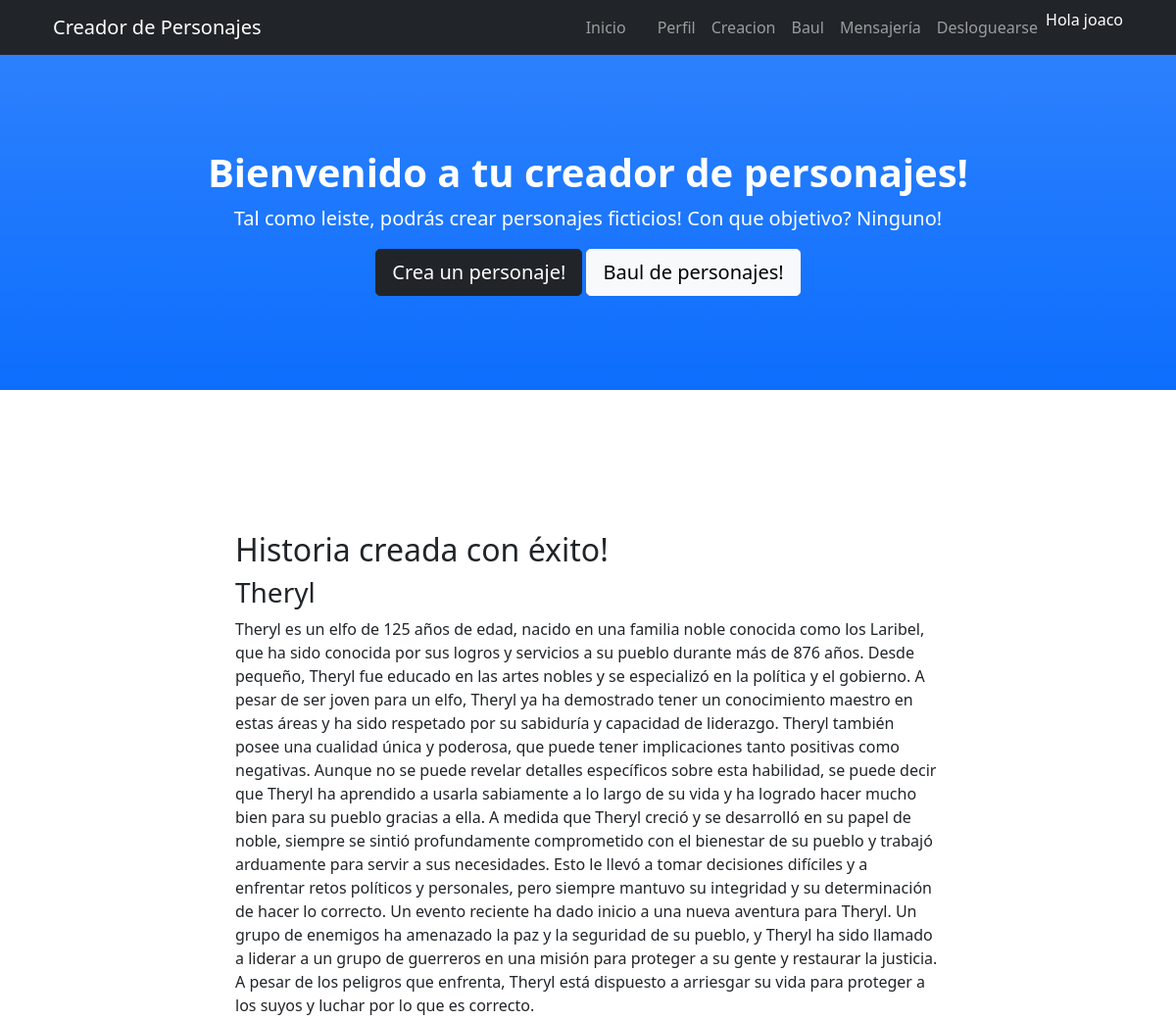
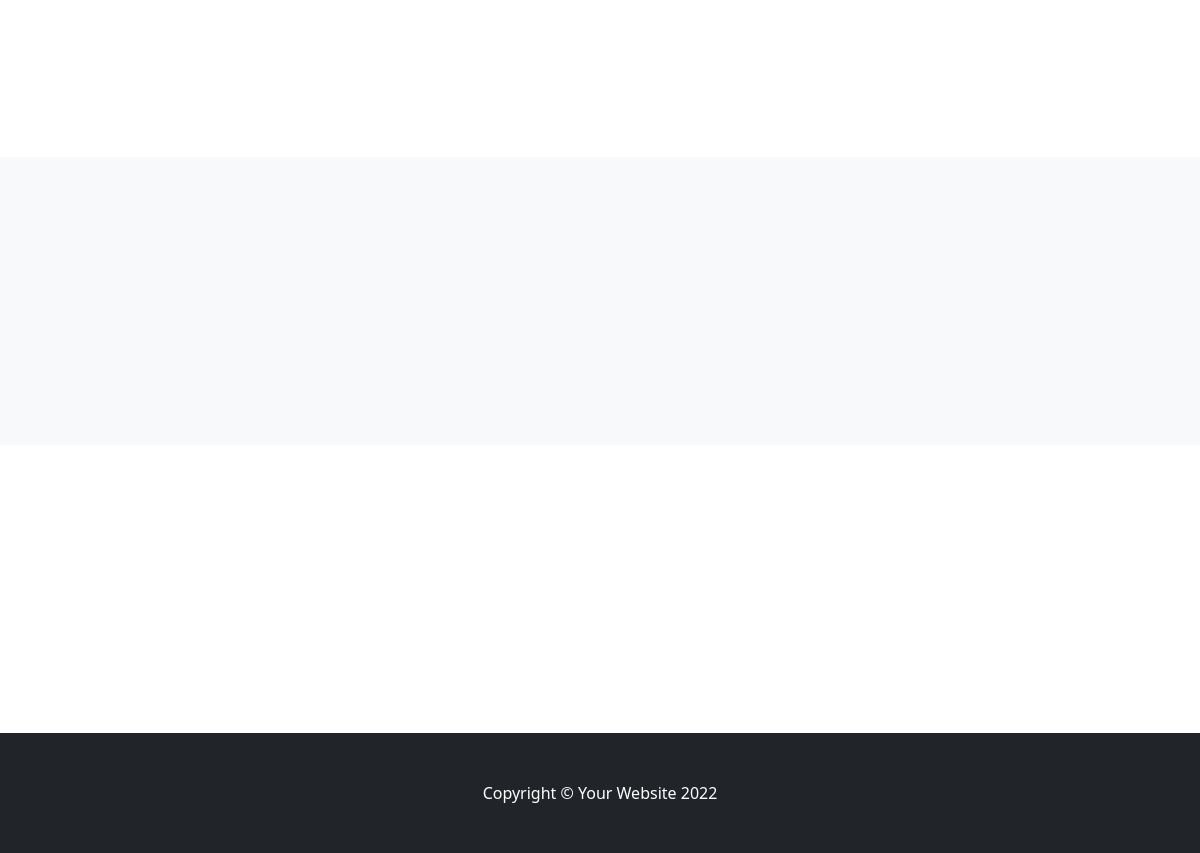
The app's page /PersonajesApp/crearHistoria/6/ (signed in) with its own data (2 pictures, top to bottom).
### PersonajesApp/models.py (models this page shows, shortened)
class DatosPersonaje(models.Model):
    idPersonaje = models.AutoField(primary_key=True)
    nombre=models.CharField(max_length=50)
    raza=models.CharField(max_length=50)
    edad = models.IntegerField()
    altura = models.FloatField()
    peso = models.IntegerField()
    usuario = models.CharField(max_length=50)

class HistoriaPersonaje(models.Model):
    idPersonaje = models.ForeignKey(DatosPersonaje, on_delete=models.CASCADE)
    historia = models.TextField()

### PersonajesApp/views.py (the view, shortened to what this page needs)
# urls.py: path("crearHistoria/<personaje_id>/",crearHistoria, name="crearHistoria"),
@login_required
def crearHistoria(request, personaje_id):
    personaje = DatosPersonaje.objects.get(idPersonaje= personaje_id)
    profesion_id = Relacion_personaje_profesion.objects.get(idPersonaje_id=personaje_id).idProfesion_id
    profesion = DatosProfesion.objects.get(idProfesion = profesion_id)
    familia_id = Relacion_personaje_familia.objects.get(idPersonaje_id=personaje_id).idFamilia_id
    familia = DatosFamilia.objects.get(idFamilia = familia_id)
    nombrePersonaje = personaje.nombre
    aniosPersonaje = personaje.edad
    razaPersonaje = personaje.raza
    nombreFamilia = familia.familia
    profesionFamilia = familia.profesionFamilia
    antiguedadFamilia = familia.antiguedad
    profesionPersonaje = profesion.profesion
    expertisPersonaje = profesion.expertis
    semilla = random.random()
    prompt_chatGPT3 = f"""Usar semilla: "{semilla}". Estilo de J. R. R. Tolkien. Redactar en 200 palabras la hoja de vida de un personaje ficticio llamado  "{nombrePersonaje}", de raza {razaPersonaje}.Creció en una familia de nombre "{nombreFamilia}" que tiene {antiguedadFamilia} años de antigüedad. Históricamente la familia se dedicó a la {profesionFamilia}. "{nombrePersonaje}" ejerce la profesión de {profesionPersonaje} y tiene un conocimiento {expertisPersonaje}. {nombrePersonaje} tiene {aniosPersonaje} años. Cualidad única al azar, decidir al azar si tiene implicancias negativas, neutras o positivas. Desarrollar introducción y crecimiento del personaje en relación a su pueblo. Finalizar con evento narrativo que de inicio a una aventura."""
    historia_vieja = HistoriaPersonaje.objects.filter(idPersonaje_id=personaje_id)
    if len(historia_vieja)!= 0:
        if historia_vieja[0].historia != "Error al crear historia":
            historia = historia_vieja[0].historia
            return render(request,"crearHistoria.html",{"personaje":personaje,"historia":historia,"mensaje":"Historia creada con éxito!"})
    else:
        respuesta_chat, mensaje = send_message(prompt_chatGPT3)
        HistoriaPersonaje.objects.create(idPersonaje_id=personaje_id,historia = respuesta_chat)
        historia = HistoriaPersonaje.objects.filter(idPersonaje_id=personaje_id)[0].historia
    return render(request,"crearHistoria.html",{"personaje":personaje,"historia":historia,"mensaje":mensaje})

### PersonajesApp/templates/crearHistoria.html (shortened to what this page needs)
{% extends './padre.html' %} {% load static %} {% block contenidoEleccion %}
<section id="about">
  <div class="container px-4">
    <div class="row gx-4 justify-content-center">
      <div class="col-lg-8" id="crearPJ">
        {% if mensaje %}
        <h2>{{ mensaje }}</h2>
        <h3>{{ personaje.nombre }}</h3>
        <p> {{ historia }} </p>
        {% endif %}
      </div>
    </div>
  </div>
</section>
{% endblock %}

### PersonajesApp/templates/padre.html (shortened to what this page needs)
<!DOCTYPE html>
<html lang="en">
  <head>
    {% load static %}
    <link href="{% static 'css/styles.css' %}" rel="stylesheet" />
  </head>
  <body id="page-top">
    <nav
      class="navbar navbar-expand-lg navbar-dark bg-dark fixed-top"
      id="mainNav"
    >
      <div class="container px-4">
        <a class="navbar-brand" href="#page-top">Creador de Personajes</a>
        <div class="collapse navbar-collapse" id="navbarResponsive">
          <ul class="navbar-nav ms-auto">
            <li class="nav-item">
              <a class="nav-link" href="{% url 'inicio' %}">Inicio</a>
            </li>
            {% if user.is_authenticated %}
            <li class="nav-item">
              <a class="nav-link" href="{% url 'perfilUsuario' %}"
                ><img src="{{ avatar }}" height="40rem"
              /></a>
            </li>
            <li class="nav-item">
              <a class="nav-link" href="{% url 'perfilUsuario' %}">Perfil</a>
            </li>
            <li class="nav-item">
              <a class="nav-link" href="{% url 'creacionPj' %}">Creacion</a>
            </li>
            <li class="nav-item">
              <a class="nav-link" href="{% url 'baulPersonajes' %}">Baul</a>
            </li>
            <li class="nav-item">
              <a class="nav-link" href="{% url 'mensajeria' %}">Mensajería</a>
            </li>
            <li class="nav-item">
              <a class="nav-link" href="{% url 'Logout' %}">Desloguearse</a>
            </li>
            <p style="color: white">Hola {{ user.username }}</p>
            {% endif %}
          </ul>
        </div>
      </div>
    </nav>
    <header class="bg-primary bg-gradient text-white">
      <div class="container px-4 text-center">
        <h1 class="fw-bolder">Bienvenido a tu creador de personajes!</h1>
        <p class="lead">
          Tal como leiste, podrás crear personajes ficticios! Con que objetivo?
          Ninguno!
        </p>
        {% if user.is_authenticated %}
        <a class="btn btn-lg btn-dark" href="{% url 'creacionPj' %}"
          >Crea un personaje!</a
        >
        <a class="btn btn-lg btn-light" href="{% url 'baulPersonajes' %}"
          >Baul de personajes!</a
        >
        {% endif %}
      </div>
    </header>
    {% block contenidoEleccion %} {% endblock %}
    <section class="bg-light" id="services">
    </section>
    <section id="contact">
    </section>
    <footer class="py-5 bg-dark">
      <div class="container px-4">
        <p class="m-0 text-center text-white">
          Copyright &copy; Your Website 2022
        </p>
      </div>
    </footer>
  </body>
</html>

### records on screen
DatosPersonaje: nombre "Theryl"
HistoriaPersonaje: historia "Theryl es un elfo de 125 años de edad, nacido en una familia noble conocida como los Laribel, que ha sido conocida por sus logros y servicios a su pueblo durante más de 876 años. Desde pequeño, Theryl fue educado en las artes nobles y se especializó en la política y el gobierno. A pesar de ser joven para un elfo, Theryl ya ha demostrado tener un conocimiento maestro en estas áreas y ha sido respetado por su sabiduría y capacidad de liderazgo. Theryl también posee una cualidad única y poderosa, que puede tener implicaciones tanto positivas como negativas. Aunque no se puede revelar detalles específicos sobre esta habilidad, se puede decir que Theryl ha aprendido a usarla sabiamente a lo…"

### other values on screen
{{ user.username }} "joaco"
{{ mensaje }} "Historia creada con éxito!"
